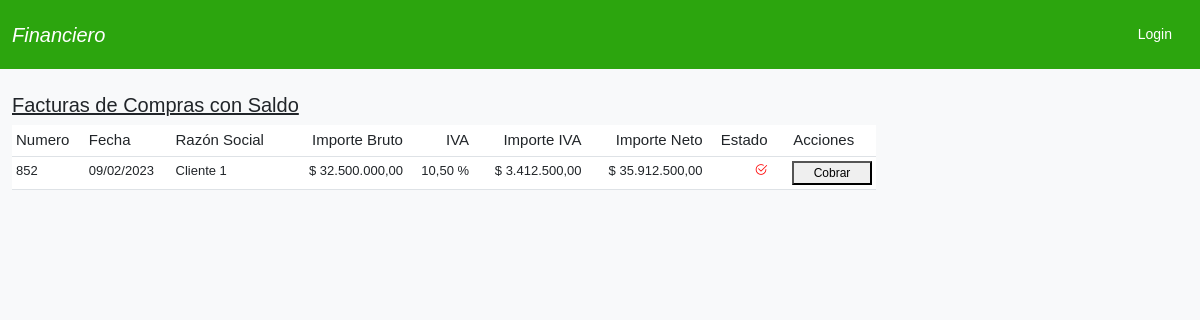
Page /factura-venta/no-cobradas/ on the committed database.
### comprobantes/models.py (models this page shows, shortened)
class FacturaVenta(models.Model):
    numero = models.CharField(max_length=15)
    fecha = models.DateField()
    razon_social = models.ForeignKey(Cliente, on_delete=models.CASCADE, verbose_name='Cliente')
    categoria = models.ForeignKey(Categoria, on_delete=models.CASCADE)
    cantidad = models.IntegerField(blank=True, null=True)
    unidades = models.CharField(max_length=50, choices=UNIDADES,blank=True, null=True)
    importe = models.DecimalField(max_digits=10, decimal_places=2)
    iva = models.DecimalField(max_digits=4, decimal_places=2, default=21.0, verbose_name='% IVA')
    estado = models.BooleanField(default=False)
    created = models.DateField(auto_now_add=True)
    updated = models.DateField(auto_now=True)
    @property
    def importe_iva(self):
        return self.importe * (self.iva/100)
    @property
    def importe_total(self):
        return self.importe + (self.importe * self.iva/100)

class Cliente(models.Model):
    razon_social = models.CharField(max_length=50)
    domicilio = models.CharField(max_length=100)
    localidad = models.CharField(max_length=50)
    posicion_iva = models.CharField(max_length=50, verbose_name='Posición IVA', choices=IVA)
    cuit = models.CharField(max_length=50)
    estado = models.BooleanField(default=True)
    def __str__(self):
        return self.razon_social

### comprobantes/views.py (the view)
# urls.py: path('factura-venta/no-cobradas/', facturasventa_con_saldo, name='factura-venta-no-cobradas'),
def facturasventa_con_saldo(request):
    facturas = FacturaVenta.objects.filter(estado=False)
    contexto = {
        'facturas':facturas,
    }
    return render(request, 'comprobantes/facturasventa_con_saldo.html', contexto)

### comprobantes/templates/comprobantes/facturasventa_con_saldo.html (shortened to what this page needs)
{% extends 'comprobantes/base.html' %}
{% block content %}
<div class="container">
    <br>
    {% if facturas %}
    <table class="table table-sm table-hover">
        <h3 style="font-size: 20px;text-decoration: underline;">Facturas de Compras con Saldo</h3>
        <thead style="background-color:rgb(250, 246, 17);">
            <th style="font-weight: 500;font-size:15px;">Numero</th>
            <th style="font-weight: 500;font-size:15px;">Fecha</th>
            <th style="font-weight: 500;font-size:15px;">Razón Social</th>
            <th style="font-weight: 500;font-size:15px;text-align: end;">Importe Bruto</th>
            <th style="font-weight: 500;font-size:15px;text-align: end;">IVA</th>
            <th style="font-weight: 500;font-size:15px;text-align: end;">Importe IVA</th>
            <th style="font-weight: 500;font-size:15px;text-align: end;">Importe Neto</th>
            <th style="font-weight: 500;font-size:15px;text-align: end;">Estado</th>
            <th style="font-weight: 500;font-size:15px;text-align: center;">Acciones</th>
        </thead>
        <tbody>
            {% for factura in facturas %}
            <td style="font-size:13px;">{{ factura.numero }}</td>
            <td style="font-size:13px;">{{ factura.fecha|date:'d/m/Y' }}</td>
            <td style="font-size:13px;">{{ factura.razon_social }}</td>
            <td style="font-size:13px;text-align: end;">$ {{ factura.importe|floatformat:"2g"}}</td>
            <td style="font-size:13px;text-align: end;">{{ factura.iva|floatformat:"2g"}} %</td>
            <td style="font-size:13px;text-align: end;">$ {{ factura.importe_iva|floatformat:"2g"}}</td>
            <td style="font-size:13px;text-align: end;">$ {{ factura.importe_total|floatformat:"2g"}}</td>
            <td style="font-size:13px;text-align: end;"> {% if factura.estado == False %}<span style="color: red;"><i class="bi bi-check2-circle"></i></span>{% endif %}</td>
            <td style="font-size:13px;text-align: end;">
                <a href="{% url 'cobros-factura' factura.id %}"><button style="width: 80px;font-size: 12px;padding: 2px auto;">Cobrar</button></a>
            </td>
       </tbody>
            {% endfor %}
    </table>
    </div>
    {% else %}
     <center><p style="color: brown; font-size: 18px;">No hay Comprobantes de Cobro registrados</p></center>
    {% endif %}
</div>
{% endblock %}

### usuarios/static/css/estilos.css (style rules this page uses)
body { font-family: Arial, Helvetica, sans-serif; background-color: rgb(248, 249, 250); }

### comprobantes/templates/comprobantes/base.html (style rules this page uses)
body { font-family: Arial, Helvetica, sans-serif; }

### rows in the picture
FacturaVenta: numero "852", fecha "09/02/2023", razon_social "Cliente 1", importe "32.500.000,00", iva "10,50", importe_iva "3.412.500,00", importe_total "35.912.500,00", estado False (drawn)
